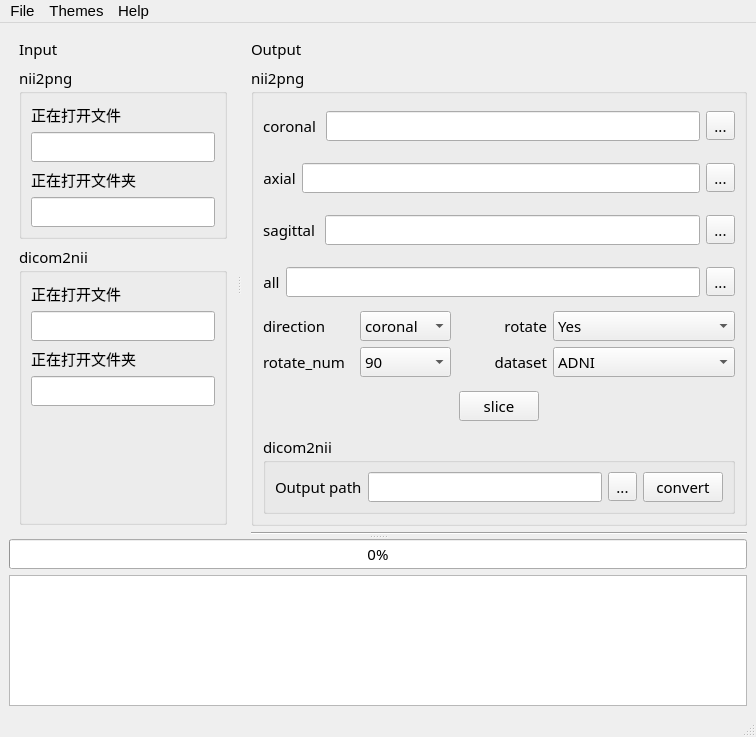
<?xml version="1.0" encoding="UTF-8"?>
<ui version="4.0">
 <class>MainWindow</class>
 <widget class="QMainWindow" name="MainWindow">
  <property name="geometry">
   <rect>
    <x>0</x>
    <y>0</y>
    <width>756</width>
    <height>737</height>
   </rect>
  </property>
  <property name="windowTitle">
   <string>MRISliceTool</string>
  </property>
  <property name="windowIcon">
   <iconset>
    <normaloff>Resource/icon/icons8-brain-100.png</normaloff>Resource/icon/icons8-brain-100.png</iconset>
  </property>
  <widget class="QWidget" name="central_widget">
   <property name="sizePolicy">
    <sizepolicy hsizetype="Expanding" vsizetype="Expanding">
     <horstretch>0</horstretch>
     <verstretch>0</verstretch>
    </sizepolicy>
   </property>
   <property name="font">
    <font>
     <family>Book Antiqua</family>
    </font>
   </property>
   <layout class="QVBoxLayout" name="verticalLayout">
    <item>
     <widget class="QSplitter" name="mianwindow_layout">
      <property name="enabled">
       <bool>true</bool>
      </property>
      <property name="sizePolicy">
       <sizepolicy hsizetype="Expanding" vsizetype="Expanding">
        <horstretch>0</horstretch>
        <verstretch>0</verstretch>
       </sizepolicy>
      </property>
      <property name="minimumSize">
       <size>
        <width>100</width>
        <height>100</height>
       </size>
      </property>
      <property name="maximumSize">
       <size>
        <width>16777215</width>
        <height>16777215</height>
       </size>
      </property>
      <property name="font">
       <font>
        <family>Book Antiqua</family>
        <pointsize>11</pointsize>
       </font>
      </property>
      <property name="cursor">
       <cursorShape>ArrowCursor</cursorShape>
      </property>
      <property name="mouseTracking">
       <bool>false</bool>
      </property>
      <property name="toolTip">
       <string extracomment="test"/>
      </property>
      <property name="orientation">
       <enum>Qt::Vertical</enum>
      </property>
      <widget class="QSplitter" name="v_splitter_layout">
       <property name="sizePolicy">
        <sizepolicy hsizetype="Expanding" vsizetype="Expanding">
         <horstretch>0</horstretch>
         <verstretch>0</verstretch>
        </sizepolicy>
       </property>
       <property name="orientation">
        <enum>Qt::Horizontal</enum>
       </property>
       <widget class="QSplitter" name="h_splitter_layout">
        <property name="sizePolicy">
         <sizepolicy hsizetype="Expanding" vsizetype="Expanding">
          <horstretch>0</horstretch>
          <verstretch>0</verstretch>
         </sizepolicy>
        </property>
        <property name="orientation">
         <enum>Qt::Horizontal</enum>
        </property>
        <widget class="QWidget" name="verticalLayoutWidget">
         <layout class="QVBoxLayout" name="left_layout">
          <property name="sizeConstraint">
           <enum>QLayout::SetDefaultConstraint</enum>
          </property>
          <property name="leftMargin">
           <number>10</number>
          </property>
          <property name="topMargin">
           <number>6</number>
          </property>
          <property name="rightMargin">
           <number>10</number>
          </property>
          <property name="bottomMargin">
           <number>10</number>
          </property>
          <item>
           <widget class="QLabel" name="input_label">
            <property name="text">
             <string>Input</string>
            </property>
           </widget>
          </item>
          <item>
           <widget class="QGroupBox" name="nii2png_groupBox">
            <property name="title">
             <string>nii2png</string>
            </property>
            <layout class="QVBoxLayout" name="verticalLayout_2">
             <item>
              <widget class="QLabel" name="nii_file_label">
               <property name="text">
                <string>正在打开文件</string>
               </property>
              </widget>
             </item>
             <item>
              <widget class="QLineEdit" name="nii_folder_lineEdit"/>
             </item>
             <item>
              <widget class="QLabel" name="nii_folder_label">
               <property name="text">
                <string>正在打开文件夹</string>
               </property>
              </widget>
             </item>
             <item>
              <widget class="QLineEdit" name="nii_file_lineEdit">
               <property name="readOnly">
                <bool>true</bool>
               </property>
              </widget>
             </item>
            </layout>
           </widget>
          </item>
          <item>
           <widget class="QGroupBox" name="dicom2nii_groupBox">
            <property name="title">
             <string>dicom2nii</string>
            </property>
            <layout class="QVBoxLayout" name="verticalLayout_5">
             <item>
              <widget class="QLabel" name="dicom_file_label_3">
               <property name="text">
                <string>正在打开文件</string>
               </property>
              </widget>
             </item>
             <item>
              <widget class="QLineEdit" name="dicom_folder_lineEdit_3"/>
             </item>
             <item>
              <widget class="QLabel" name="dicom_folder_label_3">
               <property name="text">
                <string>正在打开文件夹</string>
               </property>
              </widget>
             </item>
             <item>
              <widget class="QLineEdit" name="dicom_file_lineEdit_3">
               <property name="readOnly">
                <bool>true</bool>
               </property>
              </widget>
             </item>
             <item>
              <spacer name="vSpacer_left">
               <property name="orientation">
                <enum>Qt::Vertical</enum>
               </property>
               <property name="sizeHint" stdset="0">
                <size>
                 <width>20</width>
                 <height>40</height>
                </size>
               </property>
              </spacer>
             </item>
            </layout>
           </widget>
          </item>
         </layout>
        </widget>
        <widget class="QWidget" name="verticalLayoutWidget_2">
         <layout class="QVBoxLayout" name="right_layout">
          <property name="sizeConstraint">
           <enum>QLayout::SetDefaultConstraint</enum>
          </property>
          <property name="leftMargin">
           <number>10</number>
          </property>
          <property name="topMargin">
           <number>6</number>
          </property>
          <item>
           <layout class="QVBoxLayout" name="output_layout">
            <item>
             <widget class="QLabel" name="output_path_label">
              <property name="text">
               <string>Output</string>
              </property>
             </widget>
            </item>
            <item>
             <widget class="QGroupBox" name="nii2png_groupBox_right">
              <property name="title">
               <string>nii2png</string>
              </property>
              <layout class="QVBoxLayout" name="verticalLayout_6">
               <item>
                <layout class="QHBoxLayout" name="coronal_layout">
                 <property name="topMargin">
                  <number>8</number>
                 </property>
                 <property name="bottomMargin">
                  <number>8</number>
                 </property>
                 <item>
                  <widget class="QLabel" name="coronal_label">
                   <property name="text">
                    <string>coronal </string>
                   </property>
                   <property name="alignment">
                    <set>Qt::AlignCenter</set>
                   </property>
                  </widget>
                 </item>
                 <item>
                  <widget class="QLineEdit" name="coronal_path_lineEdit_"/>
                 </item>
                 <item>
                  <widget class="QToolButton" name="coronal_path_toolButton">
                   <property name="text">
                    <string>...</string>
                   </property>
                  </widget>
                 </item>
                </layout>
               </item>
               <item>
                <layout class="QHBoxLayout" name="axial_layout">
                 <property name="topMargin">
                  <number>8</number>
                 </property>
                 <property name="bottomMargin">
                  <number>8</number>
                 </property>
                 <item>
                  <widget class="QLabel" name="axial_label">
                   <property name="text">
                    <string>axial</string>
                   </property>
                   <property name="alignment">
                    <set>Qt::AlignCenter</set>
                   </property>
                  </widget>
                 </item>
                 <item>
                  <widget class="QLineEdit" name="axial_path_lineEdit"/>
                 </item>
                 <item>
                  <widget class="QToolButton" name="axial_path_toolButton">
                   <property name="text">
                    <string>...</string>
                   </property>
                  </widget>
                 </item>
                </layout>
               </item>
               <item>
                <layout class="QHBoxLayout" name="sagittal_layout">
                 <property name="topMargin">
                  <number>8</number>
                 </property>
                 <property name="bottomMargin">
                  <number>8</number>
                 </property>
                 <item>
                  <widget class="QLabel" name="sagittal_label">
                   <property name="text">
                    <string>sagittal </string>
                   </property>
                   <property name="alignment">
                    <set>Qt::AlignCenter</set>
                   </property>
                  </widget>
                 </item>
                 <item>
                  <widget class="QLineEdit" name="sagittal_path_lineEdit"/>
                 </item>
                 <item>
                  <widget class="QToolButton" name="sagittal_path_toolButton">
                   <property name="text">
                    <string>...</string>
                   </property>
                  </widget>
                 </item>
                </layout>
               </item>
               <item>
                <layout class="QHBoxLayout" name="all_direction_layout">
                 <property name="topMargin">
                  <number>8</number>
                 </property>
                 <property name="bottomMargin">
                  <number>8</number>
                 </property>
                 <item>
                  <widget class="QLabel" name="all_direction_label">
                   <property name="text">
                    <string>all</string>
                   </property>
                   <property name="alignment">
                    <set>Qt::AlignCenter</set>
                   </property>
                  </widget>
                 </item>
                 <item>
                  <widget class="QLineEdit" name="all_path_lineEdit"/>
                 </item>
                 <item>
                  <widget class="QToolButton" name="all_path_toolButton">
                   <property name="text">
                    <string>...</string>
                   </property>
                  </widget>
                 </item>
                </layout>
               </item>
               <item>
                <layout class="QGridLayout" name="option_gridLayout">
                 <item row="0" column="0">
                  <widget class="QLabel" name="direction_label">
                   <property name="text">
                    <string>direction</string>
                   </property>
                   <property name="margin">
                    <number>0</number>
                   </property>
                  </widget>
                 </item>
                 <item row="0" column="1">
                  <widget class="QComboBox" name="direction_comboBox">
                   <property name="font">
                    <font>
                     <family>Book Antiqua</family>
                     <pointsize>11</pointsize>
                     <stylestrategy>PreferAntialias</stylestrategy>
                    </font>
                   </property>
                   <item>
                    <property name="text">
                     <string>coronal </string>
                    </property>
                   </item>
                   <item>
                    <property name="text">
                     <string>axial   </string>
                    </property>
                   </item>
                   <item>
                    <property name="text">
                     <string>sagittal</string>
                    </property>
                   </item>
                   <item>
                    <property name="text">
                     <string>all</string>
                    </property>
                   </item>
                  </widget>
                 </item>
                 <item row="1" column="0">
                  <widget class="QLabel" name="rotate_num_label">
                   <property name="text">
                    <string>rotate_num</string>
                   </property>
                   <property name="margin">
                    <number>0</number>
                   </property>
                   <property name="indent">
                    <number>-1</number>
                   </property>
                  </widget>
                 </item>
                 <item row="1" column="1">
                  <widget class="QComboBox" name="rotate_num_comboBox">
                   <item>
                    <property name="text">
                     <string>90</string>
                    </property>
                   </item>
                   <item>
                    <property name="text">
                     <string>180</string>
                    </property>
                   </item>
                   <item>
                    <property name="text">
                     <string>270</string>
                    </property>
                   </item>
                  </widget>
                 </item>
                 <item row="1" column="2">
                  <widget class="QLabel" name="dataset_label">
                   <property name="text">
                    <string>dataset</string>
                   </property>
                   <property name="alignment">
                    <set>Qt::AlignRight|Qt::AlignTrailing|Qt::AlignVCenter</set>
                   </property>
                   <property name="margin">
                    <number>0</number>
                   </property>
                   <property name="indent">
                    <number>-1</number>
                   </property>
                  </widget>
                 </item>
                 <item row="1" column="3" colspan="2">
                  <widget class="QComboBox" name="dataset_comboBox">
                   <item>
                    <property name="text">
                     <string>ADNI</string>
                    </property>
                   </item>
                   <item>
                    <property name="text">
                     <string>OASIS</string>
                    </property>
                   </item>
                   <item>
                    <property name="text">
                     <string>IXI</string>
                    </property>
                   </item>
                  </widget>
                 </item>
                 <item row="0" column="3" colspan="2">
                  <widget class="QComboBox" name="rotate_comboBox">
                   <item>
                    <property name="text">
                     <string>Yes</string>
                    </property>
                   </item>
                   <item>
                    <property name="text">
                     <string>No</string>
                    </property>
                   </item>
                  </widget>
                 </item>
                 <item row="0" column="2">
                  <widget class="QLabel" name="rotate_label">
                   <property name="text">
                    <string>rotate</string>
                   </property>
                   <property name="alignment">
                    <set>Qt::AlignRight|Qt::AlignTrailing|Qt::AlignVCenter</set>
                   </property>
                   <property name="margin">
                    <number>0</number>
                   </property>
                   <property name="indent">
                    <number>-1</number>
                   </property>
                  </widget>
                 </item>
                </layout>
               </item>
               <item>
                <layout class="QHBoxLayout" name="slice_hLayout" stretch="0,0,0">
                 <property name="topMargin">
                  <number>8</number>
                 </property>
                 <property name="bottomMargin">
                  <number>8</number>
                 </property>
                 <item>
                  <spacer name="slice_hSpacer_1">
                   <property name="orientation">
                    <enum>Qt::Horizontal</enum>
                   </property>
                   <property name="sizeHint" stdset="0">
                    <size>
                     <width>40</width>
                     <height>20</height>
                    </size>
                   </property>
                  </spacer>
                 </item>
                 <item>
                  <widget class="QPushButton" name="slice_button">
                   <property name="text">
                    <string>slice</string>
                   </property>
                  </widget>
                 </item>
                 <item>
                  <spacer name="slice_hSpacer_2">
                   <property name="orientation">
                    <enum>Qt::Horizontal</enum>
                   </property>
                   <property name="sizeHint" stdset="0">
                    <size>
                     <width>40</width>
                     <height>20</height>
                    </size>
                   </property>
                  </spacer>
                 </item>
                </layout>
               </item>
               <item>
                <widget class="QGroupBox" name="dicom2nii_comboBox_right">
                 <property name="title">
                  <string>dicom2nii</string>
                 </property>
                 <layout class="QHBoxLayout" name="horizontalLayout_2">
                  <item>
                   <widget class="QLabel" name="dicom2nii_output_path_label">
                    <property name="text">
                     <string>Output path</string>
                    </property>
                   </widget>
                  </item>
                  <item>
                   <widget class="QLineEdit" name="dicom2nii_output_path_lineEdit"/>
                  </item>
                  <item>
                   <widget class="QToolButton" name="dicom2nii_output_path_toolButton">
                    <property name="text">
                     <string>...</string>
                    </property>
                   </widget>
                  </item>
                  <item>
                   <widget class="QPushButton" name="convert_pushButton">
                    <property name="text">
                     <string>convert</string>
                    </property>
                   </widget>
                  </item>
                 </layout>
                </widget>
               </item>
              </layout>
             </widget>
            </item>
            <item>
             <widget class="Line" name="output_path_line">
              <property name="orientation">
               <enum>Qt::Horizontal</enum>
              </property>
             </widget>
            </item>
           </layout>
          </item>
         </layout>
        </widget>
       </widget>
      </widget>
      <widget class="QWidget" name="verticalLayoutWidget_3">
       <layout class="QVBoxLayout" name="bottom_layout">
        <property name="sizeConstraint">
         <enum>QLayout::SetNoConstraint</enum>
        </property>
        <item>
         <widget class="QProgressBar" name="process_progressBar">
          <property name="value">
           <number>0</number>
          </property>
          <property name="alignment">
           <set>Qt::AlignCenter</set>
          </property>
          <property name="textDirection">
           <enum>QProgressBar::TopToBottom</enum>
          </property>
         </widget>
        </item>
        <item>
         <widget class="QTextEdit" name="log_textEdit">
          <property name="enabled">
           <bool>true</bool>
          </property>
          <property name="readOnly">
           <bool>true</bool>
          </property>
         </widget>
        </item>
       </layout>
      </widget>
     </widget>
    </item>
   </layout>
  </widget>
  <widget class="QMenuBar" name="menubar">
   <property name="geometry">
    <rect>
     <x>0</x>
     <y>0</y>
     <width>756</width>
     <height>26</height>
    </rect>
   </property>
   <property name="font">
    <font>
     <pointsize>11</pointsize>
    </font>
   </property>
   <widget class="QMenu" name="menu_file">
    <property name="title">
     <string>File</string>
    </property>
    <widget class="QMenu" name="menuOpen">
     <property name="title">
      <string>Open</string>
     </property>
     <addaction name="action_nii_file"/>
     <addaction name="action_dicom_file"/>
    </widget>
    <widget class="QMenu" name="menuOpen_Folder">
     <property name="title">
      <string>Open Folder</string>
     </property>
     <addaction name="action_nii_folder"/>
     <addaction name="action_dicom_folder"/>
    </widget>
    <addaction name="menuOpen"/>
    <addaction name="menuOpen_Folder"/>
    <addaction name="action_open_recent"/>
   </widget>
   <widget class="QMenu" name="menu_help">
    <property name="title">
     <string>Help</string>
    </property>
    <addaction name="action_about"/>
   </widget>
   <widget class="QMenu" name="menu_themes">
    <property name="title">
     <string>Themes</string>
    </property>
    <addaction name="action_dark"/>
    <addaction name="action_light"/>
   </widget>
   <addaction name="menu_file"/>
   <addaction name="menu_themes"/>
   <addaction name="menu_help"/>
  </widget>
  <widget class="QStatusBar" name="statusbar">
   <property name="font">
    <font>
     <pointsize>10</pointsize>
    </font>
   </property>
  </widget>
  <action name="action_open_recent">
   <property name="text">
    <string>Open Recent</string>
   </property>
  </action>
  <action name="action_about">
   <property name="text">
    <string>About</string>
   </property>
  </action>
  <action name="action_dark">
   <property name="text">
    <string>Dark</string>
   </property>
  </action>
  <action name="action_light">
   <property name="text">
    <string>Light</string>
   </property>
  </action>
  <action name="action_nii_file">
   <property name="text">
    <string>nii</string>
   </property>
  </action>
  <action name="action_dicom_file">
   <property name="text">
    <string>dicom</string>
   </property>
  </action>
  <action name="action_nii_folder">
   <property name="text">
    <string>nii</string>
   </property>
  </action>
  <action name="action_dicom_folder">
   <property name="text">
    <string>dicom</string>
   </property>
  </action>
 </widget>
 <resources/>
 <connections/>
</ui>
